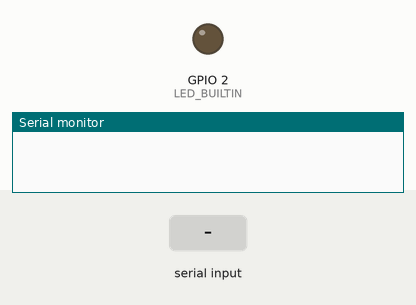
A sketch run on a simulated ESP32. Shown: output pins drawn as LEDs (lit = HIGH), the last lines printed to the serial monitor. Dashed ring = blinking. The inputs (shaded band) are chosen by the test bench.

Above: at 0.0 s.
At 1.8 s:
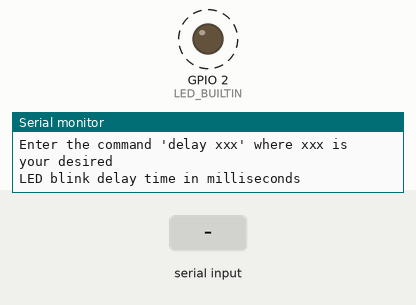
1.9 s: "90,45\n" received over Serial
4.9 s: "0\n" received over Serial
Timing chart, 0 to 13.9 s (numbered marks = the images above; inputs shaded):
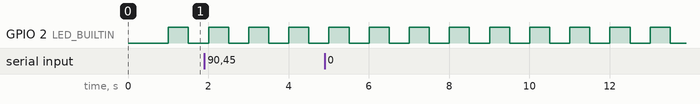

The sketch:

Queue_with_tasks_LED.ino
```cpp
/**
 * Solution to 05 - Queue Challenge
 *
 * One task performs basic echo on Serial. If it sees "delay" followed by a
 * number, it sends the number (in a queue) to the second task. If it receives
 * a message in a second queue, it prints it to the console. The second task
 * blinks an LED. When it gets a message from the first queue (number), it
 * updates the blink delay to that number. Whenever the LED blinks 100 times,
 * the second task sends a message to the first task to be printed.
 *
 *
 * Author: Pritesh panchal
 *
 */

// Use only core 1 for demo purposes
#if CONFIG_FREERTOS_UNICORE
  static const BaseType_t app_cpu = 0;
#else
  static const BaseType_t app_cpu = 1;
#endif

#define LED_BUILTIN 2

// Settings
static const uint8_t buf_len = 255;     // Size of buffer to look for command
static const char command[] = "delay "; // Note the space!
static const int delay_queue_len = 5;   // Size of delay_queue
static const int msg_queue_len = 5;     // Size of msg_queue
static const uint8_t blink_max = 100;   // Num times to blink before message

// Pins (change this if your Arduino board does not have LED_BUILTIN defined)
static const int led_pin = LED_BUILTIN;

// Message struct: used to wrap strings (not necessary, but it's useful to see
// how to use structs here)
typedef struct Message {
  char body[20];
  int count;
} Message;

// Globals
static QueueHandle_t delay_queue;
static QueueHandle_t msg_queue;

//*****************************************************************************
// Tasks

// Task: command line interface (CLI)
void doCLI(void *parameters) {

  Message rcv_msg;
  char c;
  char buf[buf_len];
  uint8_t idx = 0;
  uint8_t cmd_len = strlen(command);
  int led_delay;

  // Clear whole buffer
  memset(buf, 0, buf_len);

  // Loop forever
  while (1) {

    // See if there's a message in the queue (do not block)
    if (xQueueReceive(msg_queue, (void *)&rcv_msg, 0) == pdTRUE) {
      Serial.print(rcv_msg.body);
      Serial.println(rcv_msg.count);
    }

    // Read characters from serial
    if (Serial.available() > 0) {
      c = Serial.read();

      // Store received character to buffer if not over buffer limit
      if (idx < buf_len - 1) {
        buf[idx] = c;
        idx  ;
      }

      // Print newline and check input on 'enter'
      if ((c == '\n') || (c == '\r')) {

        // Print newline to terminal
        Serial.print("\r\n");

        // Check if the first 6 characters are "delay "
        if (memcmp(buf, command, cmd_len) == 0) {

          // Convert last part to positive integer (negative int crashes)
          char* tail = buf;
          led_delay = atoi(tail);
          led_delay = abs(led_delay);

          // Send integer to other task via queue
          if (xQueueSend(delay_queue, (void *)&led_delay, 10) != pdTRUE) {
            Serial.println("ERROR: Could not put item on delay queue.");
          }
        }

        // Reset receive buffer and index counter
        memset(buf, 0, buf_len);
        idx = 0;

      // Otherwise, echo character back to serial terminal
      } else {
        Serial.print(c);
      }
    }
  }
}

// Task: flash LED based on delay provided, notify other task every 100 blinks
void blinkLED(void *parameters) {

  Message msg;
  int led_delay = 500;
  uint8_t counter = 0;

  // Set up pin
  pinMode(LED_BUILTIN, OUTPUT);

  // Loop forever
  while (1) {

    // See if there's a message in the queue (do not block)
    if (xQueueReceive(delay_queue, (void *)&led_delay, 0) == pdTRUE) {

      // Best practice: use only one task to manage serial comms
      strcpy(msg.body, "Message received ");
      msg.count = 1;
      xQueueSend(msg_queue, (void *)&msg, 10);
    }

    // Blink
    digitalWrite(led_pin, HIGH);
    vTaskDelay(led_delay / portTICK_PERIOD_MS);
    digitalWrite(led_pin, LOW);
    vTaskDelay(led_delay / portTICK_PERIOD_MS);

    // If we've blinked 100 times, send a message to the other task
    counter  ;
    if (counter >= blink_max) {

      // Construct message and send
      strcpy(msg.body, "Blinked: ");
      msg.count = counter;
      xQueueSend(msg_queue, (void *)&msg, 10);

      // Reset counter
      counter = 0;
    }
  }
}

//*****************************************************************************
// Main (runs as its own task with priority 1 on core 1)

void setup() {

  // Configure Serial
  Serial.begin(115200);

  // Wait a moment to start (so we don't miss Serial output)
  vTaskDelay(1000 / portTICK_PERIOD_MS);
  Serial.println();
  Serial.println("---FreeRTOS Queue Solution---");
  Serial.println("Enter the command 'delay xxx' where xxx is your desired ");
  Serial.println("LED blink delay time in milliseconds");

  // Create queues
  delay_queue = xQueueCreate(delay_queue_len, sizeof(int));
  msg_queue = xQueueCreate(msg_queue_len, sizeof(Message));

  // Start CLI task
  xTaskCreatePinnedToCore(doCLI,
                          "CLI",
                          1024,
                          NULL,
                          1,
                          NULL,
                          app_cpu);

  // Start blink task
  xTaskCreatePinnedToCore(blinkLED,
                          "Blink LED",
                          1024,
                          NULL,
                          1,
                          NULL,
                          app_cpu);

  // Delete "setup and loop" task
  vTaskDelete(NULL);
}

void loop() {
  // Execution should never get here
}
```

espRtos.c
```cpp
#if CONFIG_FREERTOS_UNICORE
static const BaseType_t app_cpu = 0;
#else
static const BaseType_t app_cpu = 1;
#endif
#define LED_BUILTIN 2
//pins
static const int led_pin = LED_BUILTIN;


//our tast: blink an LED
void toggleLED(void* perameter) {
    while (1) {
        digitalWrite(led_pin, HIGH);
        vTaskDelay(1500 / portTICK_PERIOD_MS);
        digitalWrite(led_pin, LOW);
        vTaskDelay(500 / portTICK_PERIOD_MS);
    }
}

void setup() {
    // put your setup code here, to run once:
    pinMode(led_pin, OUTPUT);

    xTaskCreatePinnedToCore( //use xTaskCreate() in vanilla FreeRTOS
        toggleLED,     //Function to be called
        "Toggle LED",  //Name of Task
        1024,          //stack Size
        NULL,          //parameter to pass
        1,             //Task priority
        NULL,          //Task handle
        app_cpu        //run on one core
    );

}

void loop() {
    // put your main code here, to run repeatedly:
    //hello world
}
```

Measured:
- by itself, GPIO 2 (LED_BUILTIN): alternates HIGH for 0.50 s and LOW for 0.50 s
